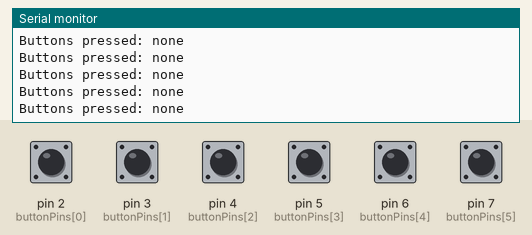
Bench run of a sketch on a simulated Arduino Uno, built with avr-gcc and run on an emulated ATmega328P. Shown: the last lines printed to the serial monitor. Inputs (shaded band) come from the test bench; at power-on: pin 2 (buttonPins[0]), pin 3 (buttonPins[1]), pin 4 (buttonPins[2]), pin 5 (buttonPins[3]), pin 6 (buttonPins[4]), pin 7 (buttonPins[5]) HIGH.

Above: at 1.2 s.
1.3 s: pin 2 (buttonPins[0]) pulled LOW for 0.15 s
At 1.31 s:
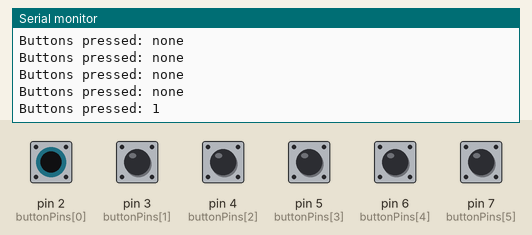
2.9 s: pin 3 (buttonPins[1]) pulled LOW for 0.15 s
At 2.91 s:
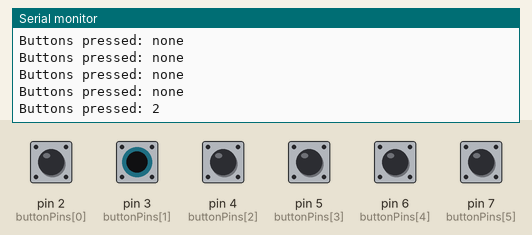
4.5 s: pin 4 (buttonPins[2]) pulled LOW for 0.15 s
At 4.52 s:
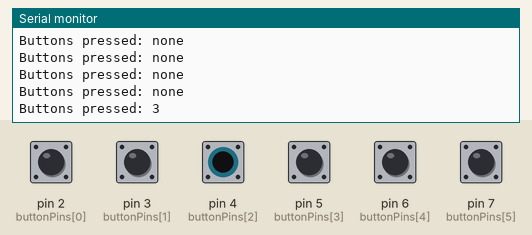
6.1 s: pin 5 (buttonPins[3]) pulled LOW for 0.15 s
At 6.12 s:
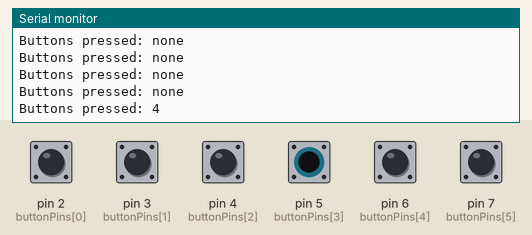
7.7 s: pin 6 (buttonPins[4]) pulled LOW for 0.15 s
At 7.72 s:
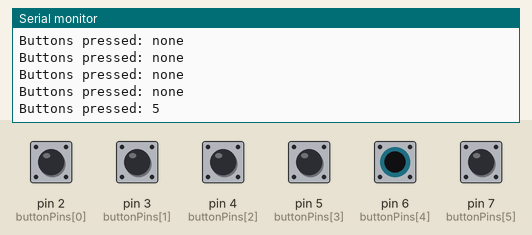
9.3 s: pin 7 (buttonPins[5]) pulled LOW for 0.15 s
At 9.33 s:
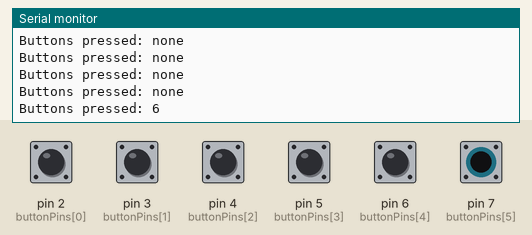
Timing chart, 0 to 11.9 s (numbered marks = the images above; inputs shaded):
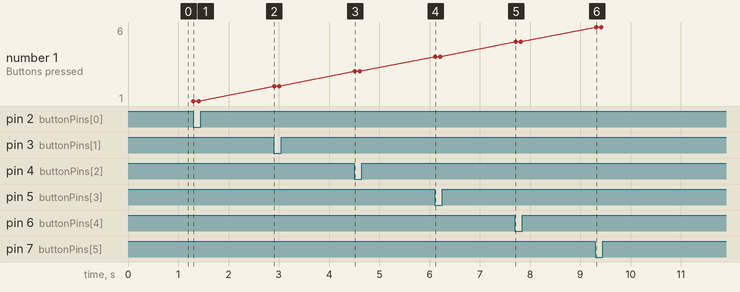

The sketch:

FirstButtontests.ino
```cpp
const int buttonPins[6] = {2, 3, 4, 5, 6, 7};

void setup() {
  Serial.begin(9600);

  for (int i = 0; i < 6; i++) {
    pinMode(buttonPins[i], INPUT_PULLUP);
  }
}

void loop() {
  Serial.print("Buttons pressed: ");

  bool anyPressed = false;

  for (int i = 0; i < 6; i++) {
    int buttonState = digitalRead(buttonPins[i]);

    // With INPUT_PULLUP:
    // HIGH = not pressed
    // LOW = pressed
    if (buttonState == LOW) {
      Serial.print(i + 1);
      Serial.print(" ");
      anyPressed = true;
    }
  }

  if (!anyPressed) {
    Serial.print("none");
  }

  Serial.println();

  delay(100);
}
```

Measured:
- after the input at 1.3 s, the serial monitor: prints a new line at once (image 1)
- after the input at 2.9 s, the serial monitor: prints a new line at once (image 2)
- after the input at 4.5 s, the serial monitor: prints a new line at once (image 3)
- after the input at 6.1 s, the serial monitor: prints a new line at once (image 4)
- after the input at 7.7 s, the serial monitor: prints a new line at once (image 5)
- after the input at 9.3 s, the serial monitor: prints a new line at once (image 6)
- plotted number 1: 1 → 2 after the input at 2.9 s, 2 → 3 after the input at 4.5 s, 3 → 4 after the input at 6.1 s, 4 → 5 after the input at 7.7 s, 5 → 6 after the input at 9.3 s
